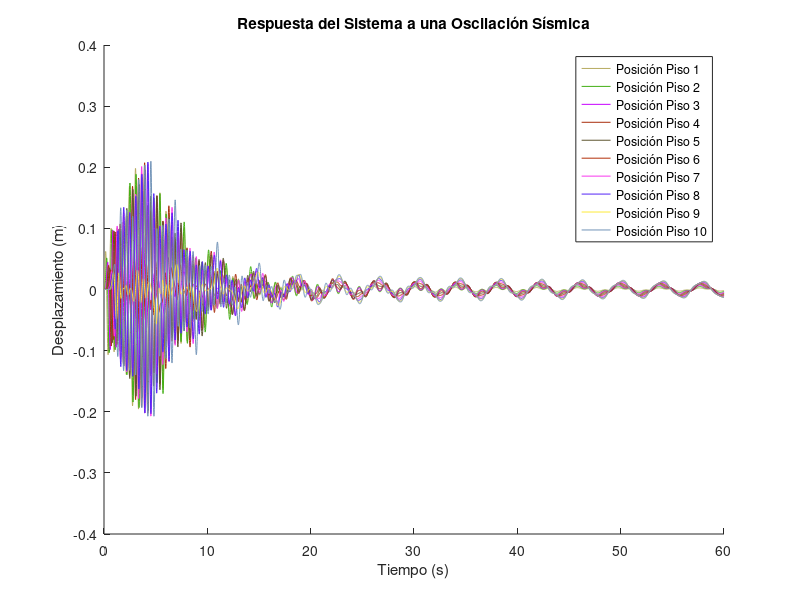

Source code (MATLAB):
clear; close all; clc;

n = 10;
k = 8e5;
c= 4e3;
m = 6937.4256;


M = diag(ones(1, n) * m);
K = zeros(n);
K(1:n+1:end) = -k * 2;

for i = 1:n-1
    K(i, i+1) = k; % Asignar a la derecha
    K(i+1, i) = k; % Asignar a la izquierda
end

K(n, n) = -k;

A = inv(M) * K; % Calcular la matriz A

C = zeros(n);

C(1:n+1:end) = -c * 2;
C(1, 1) = -c;
for i = 1:n-1
    C(i, i+1) = c; % Asignar a la derecha
    C(i+1, i) = c; % Asignar a la izquierda
end

C(n, n) = -c;

D = inv(M) * C;

% Calcular los valores propios de la matriz A
[eigenVectors, eigenValues] = eig(A);
% Los valores propios están en la diagonal de eigenValues
%omega = sqrt(-diag(eigenValues)); % Frecuencia angular para cada piso
    
omega = sqrt(k/m);
E = 0.1; % Amplitud de la oscilación sísmica
b = zeros(n, 1); % Vector de unos 
b(1)=1;

% Condiciones iniciales (posición y velocidad iniciales)
x0 = zeros(n, 1); % Posición inicial
v0 = zeros(n, 1); % Velocidad inicial
initial_conditions = [x0; v0];

% Tiempo de simulación
tspan = [0, 60]; % Simular de 0 a 100 segundos

% Función para las ecuaciones diferenciales
system_odes = @(t, y) [
    y(n+1:end); % Derivadas de las posiciones (velocidades)
    A*y(1:n) + (t > 0 & t < 4).* E * (omega.^2) .* cos(omega * t) .* b + D * y(n+1:end); % Aceleraciones       
];



% Resolver el sistema de ecuaciones diferenciales
[t, Y] = ode45(system_odes, tspan, initial_conditions);


% State-space matrices
A_terremoto = [zeros(n),eye(n); inv(M)*K, inv(M)*C];
B_terremoto = [zeros(n, 1); inv(M) * E * (omega^2) * b];
C_mat_terremoto =  [eye(n), zeros(n)];
D_terremoto = zeros(n, 1);

% Crear el sistema de espacio de estados
sys = ss(A_terremoto, B_terremoto, C_mat_terremoto, D_terremoto);

% Calcular la función de transferencia
[num, den] = ss2tf(A_terremoto, B_terremoto, C_mat_terremoto, D_terremoto);

%Función de transferencia para el primer piso
%G = tf(num(1, :), den); % num(1, :) para el primer piso
%[num, den] = tfdata(G, 'v');  % 'v' option ensures they are returned as vectors

% Store numerator and denominator
numerator = num(10, :); % Transfer function for the first floor
denominator = den;

% Display the transfer function
disp('Numerator:');
disp(numerator);
disp('Denominator:');
disp(denominator);

% Export the transfer function to the workspace for Simulink
assignin('base', 'numerator', numerator);
assignin('base', 'denominator', denominator);

% Crear la leyenda
leyenda = cell(n, 1);
for i = 1:n
    leyenda{i} = ['Posición Piso ' num2str(i)];
end

% Graficar resultados
figure;
hold on;
for i = 1:n
    plot(t, Y(:, i), 'Color', rand(1,3));
end
hold off;
xlabel('Tiempo (s)');
ylabel('Desplazamiento (m)');
title('Respuesta del Sistema a una Oscilación Sísmica');
legend(leyenda);

disp(omega);
disp(numerator);
disp(denominator);

% Exportar al espacio de trabajo
assignin('base', 'A_terremoto', A_terremoto);
assignin('base', 'B_terremoto', B_terremoto);
assignin('base', 'C_mat_terremoto', C_mat_terremoto);
assignin('base', 'D_terremoto', D_terremoto);